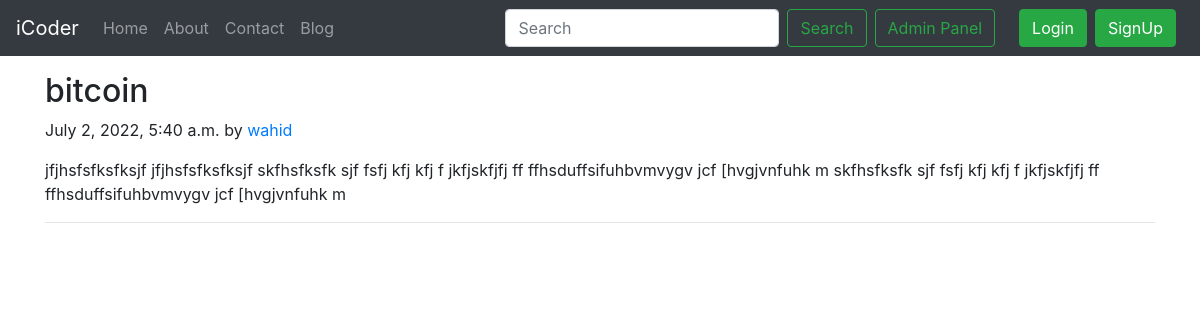
/blog/bitcoin-coin, run on the app's committed database.
### blog/models.py (models this page shows, shortened)
class Post(models.Model):
    sno = models.AutoField(primary_key=True)
    title = models.CharField(max_length=255)
    author = models.CharField(max_length=14)
    slug = models.CharField(max_length=130)
    timeStamp = models.DateTimeField(blank=True)
    content = models.TextField()

### blog/views.py (the view)
# urls.py: path('<str:slug>', views.blogPost, name="blogPost"),
def blogPost(request, slug):
    post = Post.objects.filter(slug=slug).first()
    context = {"post": post}
    return render(request, 'blog/blogPost.html', context)

### templates/blog/blogPost.html (shortened to what this page needs)
{% extends 'base.html' %}
{% block body %}
<div class="container my-3">
    <div class="blog-post">
        <h2 class="blog-post-title">{{post.title}}</h2>
        <p class="blog-post-meta">{{post.timeStamp}} by <a href="/about">{{post.author}}</a></p>
        <p>{{post.content}}</p>
        <hr>
    </div>
</div>
{% endblock %}

### data on the page
Post: title "bitcoin", timeStamp "July 2, 2022, 5:40 a.m.", author "wahid", content "jfjhsfsfksfksjf jfjhsfsfksfksjf skfhsfksfk sjf fsfj kfj kfj f jkfjskfjfj ff ffhsduffsifuhbvmvygv jcf [hvgjvnfuhk m skfhsfksfk sjf fsfj kfj kfj f jkfjskfjfj ff ffhsduffsifuhbvmvygv jcf [hvgjvnfuhk m"
